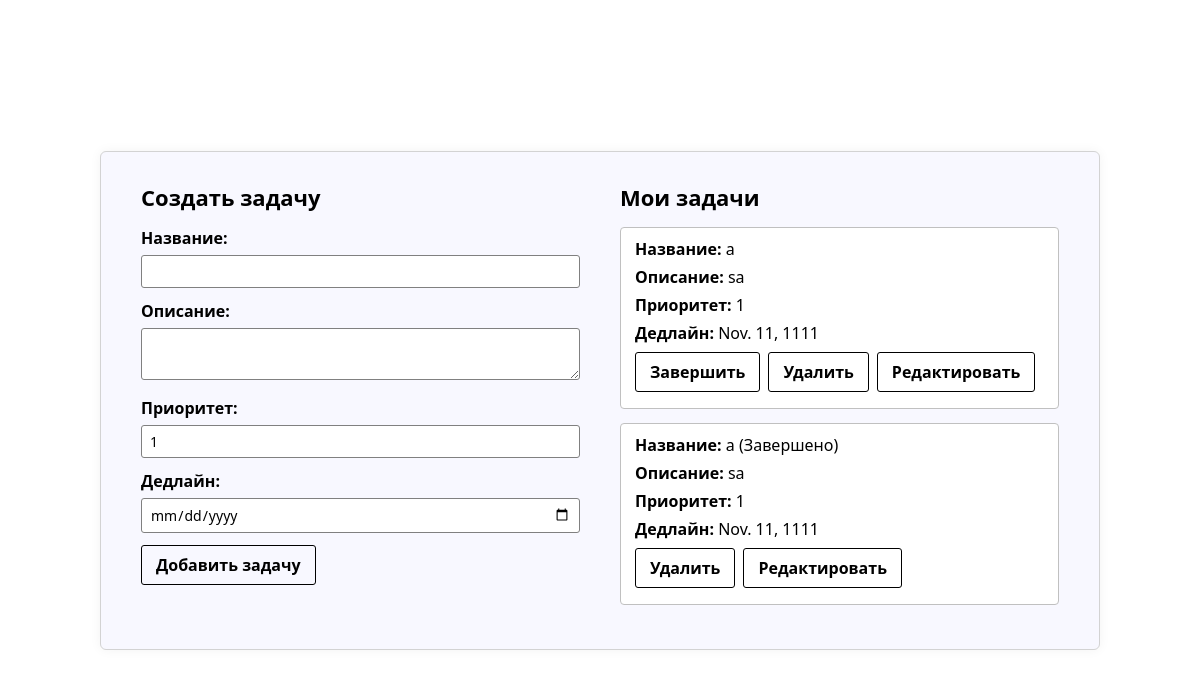
The page /tasks/ (signed in) on the database as committed earlier.
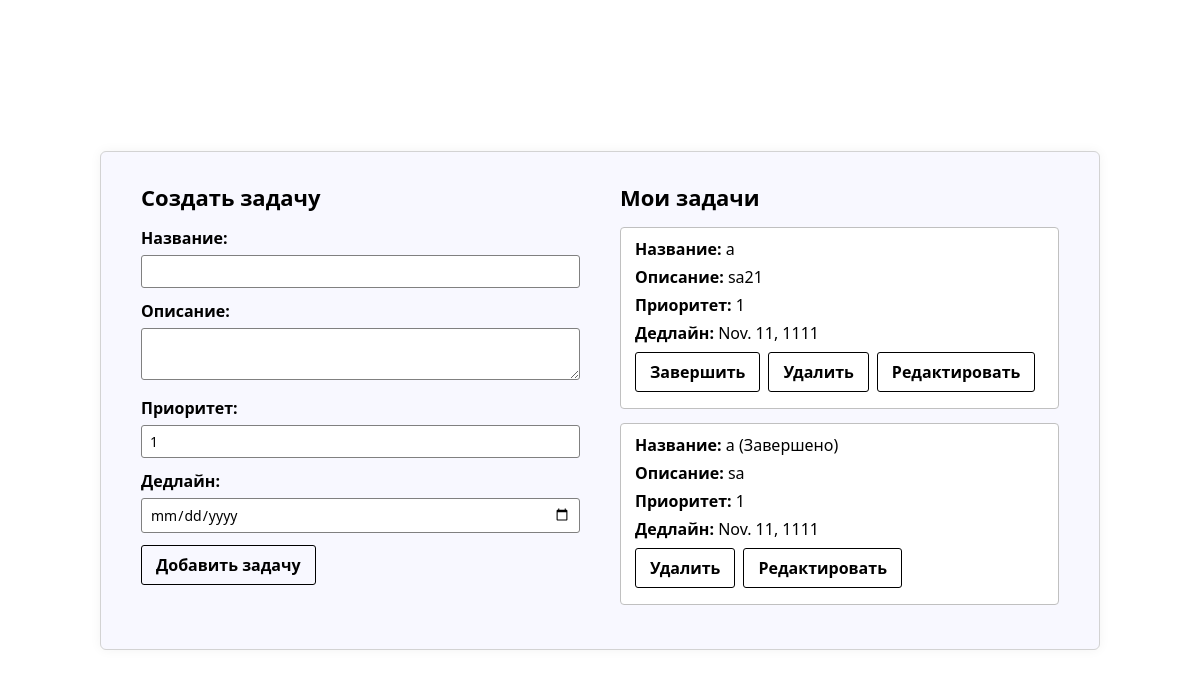
The same page on the database as committed later.
### tasks/models.py (models this page shows, shortened)
class Task(models.Model):
    user = models.ForeignKey(User, on_delete=models.CASCADE)
    title = models.CharField(max_length=255)
    description = models.TextField(blank=True)
    priority = models.IntegerField(default=1)
    deadline = models.DateField(null=True, blank=True)
    is_completed = models.BooleanField(default=False)
    created_at = models.DateTimeField()
    updated_at = models.DateTimeField()

### tasks/views.py (the view, shortened to what this page needs)
# urls.py: path("", task_list, name="task_list"),
@login_required
def task_list(request):
    tasks = Task.objects.filter(user=request.user).order_by("is_completed", "deadline", "-priority")
    return render(request, "task_list.html", {"tasks": tasks})

### tasks/templates/task_list.html (shortened to what this page needs)
<!DOCTYPE html>
<html lang="en">
<head>
  <link rel="stylesheet" href="/static/task_list.css">
</head>
<body>
  <div class="tasks-container">
    <div class="left-form">
      <h2>Создать задачу</h2>
      <form method="post">
        <label>Название:</label>
        <input type="text" name="title" required>
        <label>Описание:</label>
        <textarea name="description"></textarea>
        <label>Приоритет:</label>
        <input type="number" name="priority" value="1" min="1" max="5">
        <label>Дедлайн:</label>
        <input type="date" name="deadline">
        <button type="submit" name="create_task">Добавить задачу</button>
      </form>
    </div>
    <div class="right-tasks">
      <h2>Мои задачи</h2>
      {% if tasks %}
        {% for task in tasks %}
          <div class="task-card">
            <div><strong>Название:</strong> {{ task.title }} {% if task.is_completed %}(Завершено){% endif %}</div>
            {% if task.description %}
              <div class="description-wrapper">
                <strong>Описание:</strong> {{ task.description|safe }}
              </div>
            {% endif %}
            <div><strong>Приоритет:</strong> {{ task.priority }}</div>
            {% if task.deadline %}
              <div><strong>Дедлайн:</strong> {{ task.deadline }}</div>
            {% endif %}
            <div class="task-actions">
              {% if not task.is_completed %}
              <form method="post">
                <button type="submit" name="complete_task" value="{{ task.id }}">Завершить</button>
              </form>
              {% endif %}
              <form method="post">
                <button type="submit" name="delete_task" value="{{ task.id }}">Удалить</button>
              </form>
              <a href="{% url 'edit_task' task.id %}">Редактировать</a>
            </div>
          </div>
        {% endfor %}
      {% else %}
        <p>Задач пока нет.</p>
      {% endif %}
    </div>
  </div>
</body>
</html>

Rows that differ between the two databases and show on the page:
changed Task (number 1 of 2 on the later page): description "sa" → "sa21"
